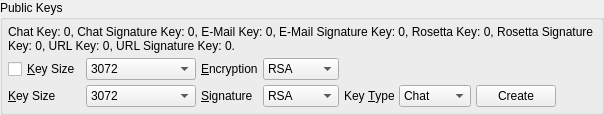
               <widget class="QGroupBox" name="groupBox_3">
                <property name="title">
                 <string>Public Keys</string>
                </property>
                <layout class="QVBoxLayout" name="verticalLayout_49">
                 <property name="spacing">
                  <number>5</number>
                 </property>
                 <property name="margin">
                  <number>5</number>
                 </property>
                 <item>
                  <widget class="QLabel" name="publicKeysInformation">
                   <property name="text">
                    <string>Chat Key: 0, Chat Signature Key: 0, E-Mail Key: 0, E-Mail Signature Key: 0, Rosetta Key: 0, Rosetta Signature Key: 0, URL Key: 0, URL Signature Key: 0.</string>
                   </property>
                   <property name="wordWrap">
                    <bool>true</bool>
                   </property>
                  </widget>
                 </item>
                 <item>
                  <layout class="QGridLayout" name="gridLayout_10">
                   <property name="spacing">
                    <number>5</number>
                   </property>
                   <item row="1" column="0">
                    <widget class="QLabel" name="label_92">
                     <property name="text">
                      <string>&amp;Key Size</string>
                     </property>
                     <property name="buddy">
                      <cstring>signatureKeySize</cstring>
                     </property>
                    </widget>
                   </item>
                   <item row="0" column="1">
                    <widget class="QComboBox" name="encryptionKeySize">
                     <property name="currentIndex">
                      <number>1</number>
                     </property>
                     <property name="sizeAdjustPolicy">
                      <enum>QComboBox::AdjustToContents</enum>
                     </property>
                     <item>
                      <property name="text">
                       <string>2048</string>
                      </property>
                     </item>
                     <item>
                      <property name="text">
                       <string>3072</string>
                      </property>
                     </item>
                     <item>
                      <property name="text">
                       <string>4096</string>
                      </property>
                     </item>
                     <item>
                      <property name="text">
                       <string>7680</string>
                      </property>
                     </item>
                     <item>
                      <property name="text">
                       <string>8192</string>
                      </property>
                     </item>
                     <item>
                      <property name="text">
                       <string>15360</string>
                      </property>
                     </item>
                    </widget>
                   </item>
                   <item row="1" column="3">
                    <widget class="QComboBox" name="signatureKeyType">
                     <property name="currentIndex">
                      <number>4</number>
                     </property>
                     <property name="sizeAdjustPolicy">
                      <enum>QComboBox::AdjustToContents</enum>
                     </property>
                     <item>
                      <property name="text">
                       <string>DSA</string>
                      </property>
                     </item>
                     <item>
                      <property name="text">
                       <string>ECDSA</string>
                      </property>
                     </item>
                     <item>
                      <property name="text">
                       <string>EdDSA</string>
                      </property>
                     </item>
                     <item>
                      <property name="text">
                       <string>ElGamal</string>
                      </property>
                     </item>
                     <item>
                      <property name="text">
                       <string>RSA</string>
                      </property>
                     </item>
                    </widget>
                   </item>
                   <item row="1" column="1">
                    <widget class="QComboBox" name="signatureKeySize">
                     <property name="currentIndex">
                      <number>1</number>
                     </property>
                     <property name="sizeAdjustPolicy">
                      <enum>QComboBox::AdjustToContents</enum>
                     </property>
                     <property name="minimumContentsLength">
                      <number>10</number>
                     </property>
                     <item>
                      <property name="text">
                       <string>2048</string>
                      </property>
                     </item>
                     <item>
                      <property name="text">
                       <string>3072</string>
                      </property>
                     </item>
                     <item>
                      <property name="text">
                       <string>4096</string>
                      </property>
                     </item>
                     <item>
                      <property name="text">
                       <string>7680</string>
                      </property>
                     </item>
                     <item>
                      <property name="text">
                       <string>8192</string>
                      </property>
                     </item>
                     <item>
                      <property name="text">
                       <string>15360</string>
                      </property>
                     </item>
                    </widget>
                   </item>
                   <item row="1" column="2">
                    <widget class="QLabel" name="label_46">
                     <property name="text">
                      <string>&amp;Signature</string>
                     </property>
                     <property name="buddy">
                      <cstring>signatureKeyType</cstring>
                     </property>
                    </widget>
                   </item>
                   <item row="1" column="10">
                    <widget class="QComboBox" name="keys">
                     <property name="sizeAdjustPolicy">
                      <enum>QComboBox::AdjustToContents</enum>
                     </property>
                     <item>
                      <property name="text">
                       <string>Chat</string>
                      </property>
                     </item>
                     <item>
                      <property name="text">
                       <string>E-Mail</string>
                      </property>
                     </item>
                     <item>
                      <property name="text">
                       <string>Rosetta</string>
                      </property>
                     </item>
                     <item>
                      <property name="text">
                       <string>URL</string>
                      </property>
                     </item>
                    </widget>
                   </item>
                   <item row="1" column="9">
                    <widget class="QLabel" name="label_69">
                     <property name="text">
                      <string>Key &amp;Type</string>
                     </property>
                     <property name="buddy">
                      <cstring>keys</cstring>
                     </property>
                    </widget>
                   </item>
                   <item row="0" column="3">
                    <widget class="QComboBox" name="encryptionKeyType">
                     <property name="currentIndex">
                      <number>2</number>
                     </property>
                     <property name="sizeAdjustPolicy">
                      <enum>QComboBox::AdjustToContents</enum>
                     </property>
                     <item>
                      <property name="text">
                       <string>ElGamal</string>
                      </property>
                     </item>
                     <item>
                      <property name="text">
                       <string>NTRU</string>
                      </property>
                     </item>
                     <item>
                      <property name="text">
                       <string>RSA</string>
                      </property>
                     </item>
                    </widget>
                   </item>
                   <item row="0" column="2">
                    <widget class="QLabel" name="label_45">
                     <property name="text">
                      <string>&amp;Encryption</string>
                     </property>
                     <property name="buddy">
                      <cstring>encryptionKeyType</cstring>
                     </property>
                    </widget>
                   </item>
                   <item row="1" column="11">
                    <widget class="QPushButton" name="regenerate">
                     <property name="text">
                      <string>Create</string>
                     </property>
                    </widget>
                   </item>
                   <item row="0" column="0">
                    <widget class="QCheckBox" name="newKeys">
                     <property name="toolTip">
                      <string>If checked, new key pairs will be generated whenever the passphrase or question/answer is/are updated.</string>
                     </property>
                     <property name="text">
                      <string>&amp;Key Size</string>
                     </property>
                    </widget>
                   </item>
                   <item row="1" column="12">
                    <spacer name="horizontalSpacer_47">
                     <property name="orientation">
                      <enum>Qt::Horizontal</enum>
                     </property>
                     <property name="sizeHint" stdset="0">
                      <size>
                       <width>40</width>
                       <height>20</height>
                      </size>
                     </property>
                    </spacer>
                   </item>
                  </layout>
                 </item>
                </layout>
               </widget>
